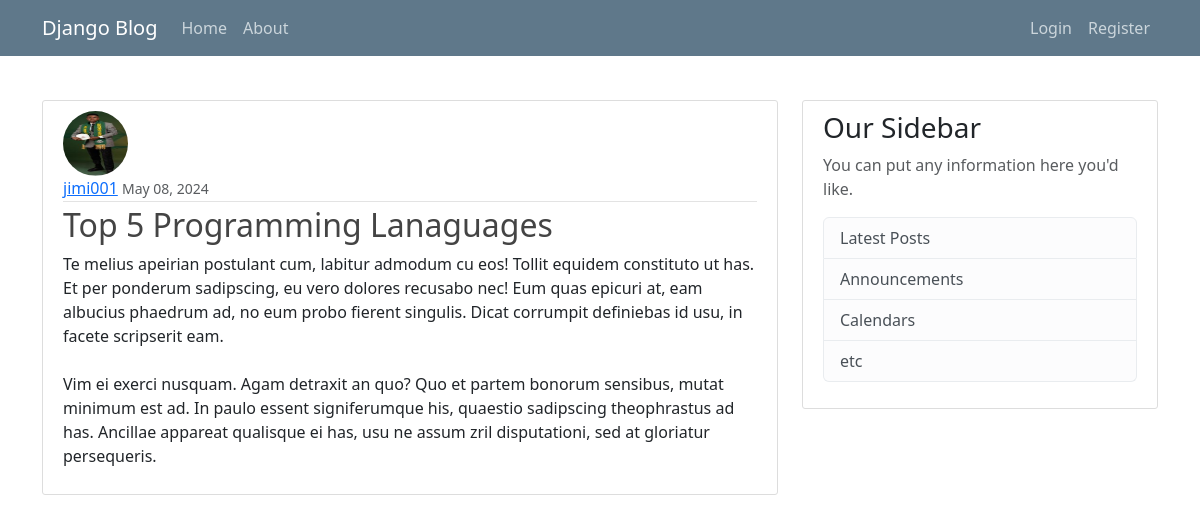
Screenshot of /post/7/ with the database file from the repository.
### blog/models.py (models this page shows, shortened)
class Post(models.Model):
    title = models.CharField(max_length=100)
    content = models.TextField(max_length=300)
    date_posted = models.DateField(default=timezone.now)
    author = models.ForeignKey(User, on_delete=models.CASCADE)

### users/models.py (models this page shows, shortened)
class Profile(models.Model):
    user = models.OneToOneField(User, on_delete=models.CASCADE)
    image = models.ImageField(default='default.jpg', upload_to='profile_pics')

### blog/views.py (the view)
# urls.py: path('post/<int:pk>/', PostDetailView.as_view(), name='post-detail'),
class PostDetailView(DetailView):
    model = Post
    template_name = 'post_detail.html'

### blog/templates/post_detail.html (shortened to what this page needs)
{% extends "base.html" %}
{% block content %}
<article class="media content-section">
    <img class="rounded-circle article-img" src="{{ object.author.profile.image.url }}" alt="">
    <div class="media-body">
    <div class="article-metadata">
        <a class="mr-2" href="#">{{ object.author }}</a>
        <small class="text-muted">{{ object.date_posted|date:"F d, Y" }}</small>
    </div>
    <h2 class="article-title">{{ object.title }}</h2>
    <p class="article-content">{{ object.content }}</p>
    </div>
</article>
{% endblock content %}

### blog/templates/base.html (shortened to what this page needs)
{% load static %}
<!DOCTYPE html>
<html lang="en">
  <head>
    <link rel="stylesheet" href="{% static 'styles.css'%}">
    <link
      href="https://cdn.jsdelivr.net/npm/bootstrap@5.3.3/dist/css/bootstrap.min.css"
      rel="stylesheet"
    />
  </head>
  <body>
    <header class="site-header">
        <nav class="navbar navbar-expand-md navbar-dark bg-steel fixed-top">
            <div class="container">
                <a class="navbar-brand mr-4" href="{% url 'blog-home' %}">Django Blog</a>
                <div class="collapse navbar-collapse" id="navbarToggle">
                    <div class="navbar-nav mr-auto">
                        <a class="nav-item nav-link" href="{% url 'blog-home' %}">Home</a>
                        <a class="nav-item nav-link" href="{% url 'blog-about' %}">About</a>
                    </div>
                    <div class="navbar-nav" style="margin-left: auto;">
                      {% if user.is_authenticated %}
                      <a class="nav-item nav-link" href="{% url 'post-create' %}">New Post</a>
                        <a class="nav-item nav-link" href="{% url 'profile' %}">Profile</a>
                        <form action="{% url 'logout' %}" method="post">
                            {% csrf_token %}
                            <button type="submit" class="nav-item nav-link" style="border: none; background: none; cursor: pointer;">Logout</button>
                        </form>
                      {% else %}
                          <a class="nav-item nav-link" href="{% url 'login' %}">Login</a>
                          <a class="nav-item nav-link" href="{% url 'register' %}">Register</a>
                      {% endif %}
                  </div>
                </div>
            </div>
        </nav>
    </header>
    <main role="main" class="container">
        <div class="row">
          <div class="col-md-8" style="margin-top: 100px;">
            {% block content %}{% endblock %}
          </div>
          <div class="col-md-4">
            <div class="content-section"  style="margin-top: 100px;">
              <h3>Our Sidebar</h3>
              <p class='text-muted'>You can put any information here you'd like.
                <ul class="list-group">
                  <li class="list-group-item list-group-item-light">Latest Posts</li>
                  <li class="list-group-item list-group-item-light">Announcements</li>
                  <li class="list-group-item list-group-item-light">Calendars</li>
                  <li class="list-group-item list-group-item-light">etc</li>
                </ul>
              </p>
            </div>
          </div>
        </div>
    </main>
  </body>
</html>

### blog/static/styles.css (style rules this page uses)
body { background: #fafafa; color: #333333; margin-top: 5rem; }
h1, h2, h3, h4, h5, h6 { color: #444444; }
ul { margin: 0; }
.bg-steel { background-color: #5f788a; }
.site-header .navbar-nav .nav-link { color: #cbd5db; }
.content-section { background: #ffffff; padding: 10px 20px; border: 1px solid #dddddd; border-radius: 3px; margin-bottom: 20px; }
.article-title { color: #444444; }
.article-content { white-space: pre-line; }
.article-img { height: 65px; width: 65px; margin-right: 16px; }
.article-metadata { padding-bottom: 1px; margin-bottom: 4px; border-bottom: 1px solid #e3e3e3 }

### rows the page displays
Post: author.profile.image (picture), author "jimi001", date_posted "May 08, 2024", title "Top 5 Programming Lanaguages", content "Te melius apeirian postulant cum, labitur admodum cu eos! Tollit equidem constituto ut has. Et per ponderum sadipscing, eu vero dolores recusabo nec! Eum quas epicuri at, eam albucius phaedrum ad, no eum probo fierent singulis. Dicat corrumpit definiebas id usu, in facete scripserit eam. Vim ei exerci nusquam. Agam detraxit an quo? Quo et partem bonorum sensibus, mutat minimum est ad. In paulo essent signiferumque his, quaestio sadipscing theophrastus ad has. Ancillae appareat qualisque ei has, usu ne assum zril disputationi, sed at gloriatur persequeris."
